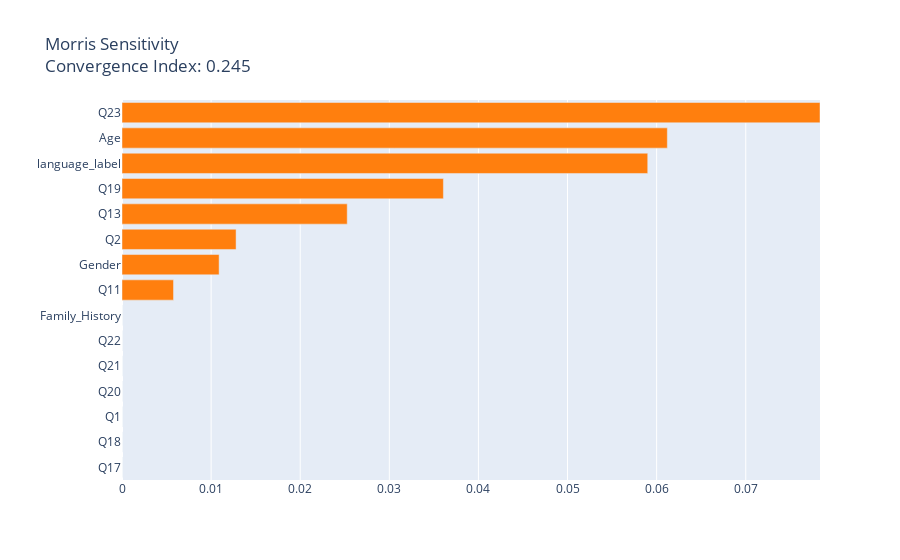

The notebook cell saved with this chart:
### Code cell
# SHAP 결과
interpret_model(tuned_xgboost, plot = 'summary')
interpret_model(tuned_xgboost, plot = 'msa')

### Figure 1 — Plotly figure (JSON) as saved in the notebook; plotly's stock layout.template omitted (floating-point values rounded to 4 significant figures)
{"data": [{"marker": {"color": ["#1f77b4", "#1f77b4", "#1f77b4", "#1f77b4", "#1f77b4", "#1f77b4", "#1f77b4", "#ff7f0e", "#ff7f0e", "#ff7f0e", "#ff7f0e", "#ff7f0e", "#ff7f0e", "#ff7f0e", "#ff7f0e"]}, "orientation": "h", "type": "bar", "x": [0, 0, 0, 0, 0, 0, 0, 0.005783, 0.0109, 0.0128, 0.02528, 0.03607, 0.059, 0.0612, 0.07833], "y": ["Q17", "Q18", "Q1", "Q20", "Q21", "Q22", "Family_History", "Q11", "Gender", "Q2", "Q13", "Q19", "language_label", "Age", "Q23"]}], "layout": {"title": {"text": "Morris Sensitivity<br>Convergence Index: 0.245"}, "xaxis": {"range": [0, 0.07833], "title": {"text": ""}}, "yaxis": {"automargin": true, "dtick": 1, "title": {"text": ""}}}}
